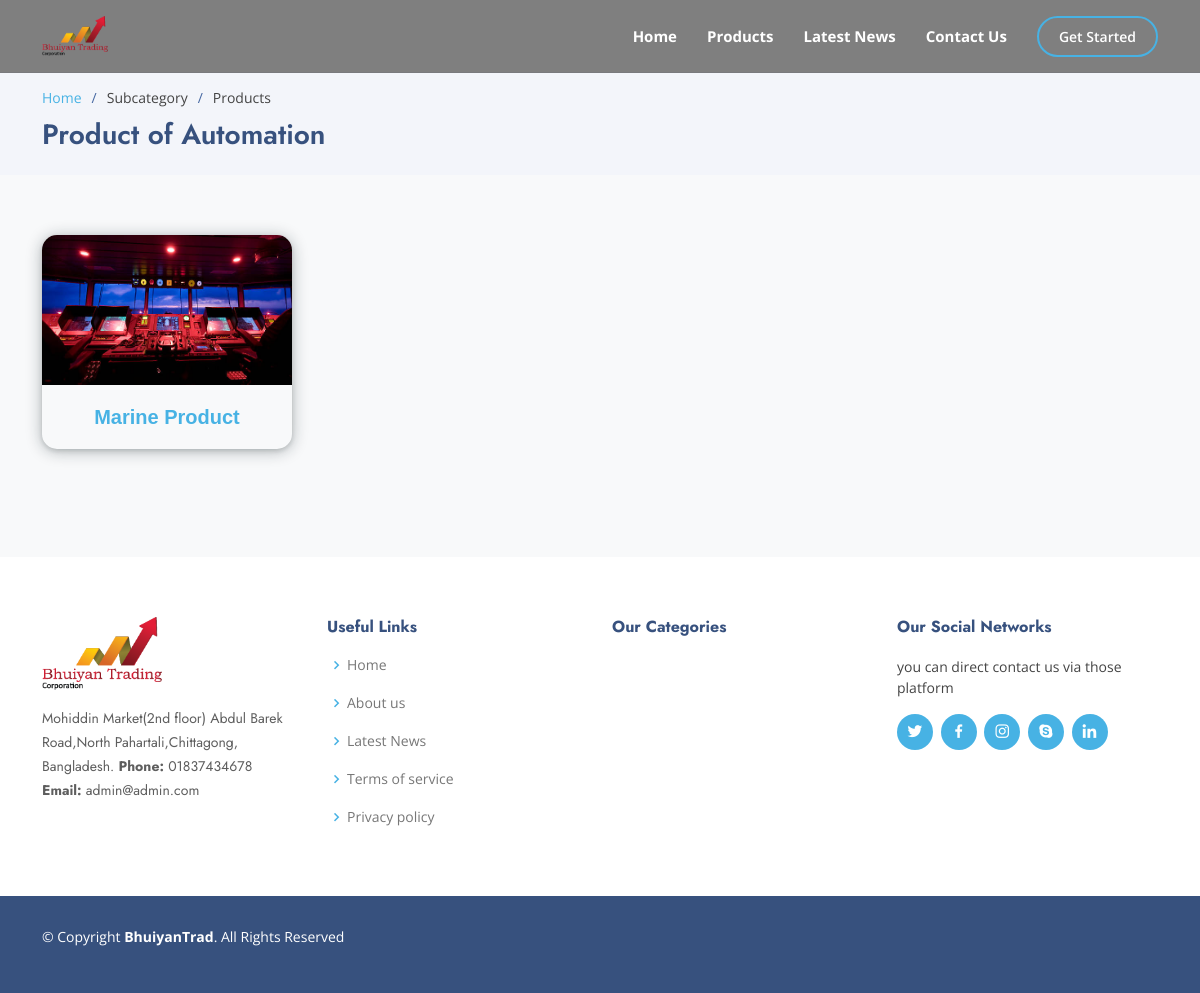
The page /subcategory/product/1 on the database as committed earlier.
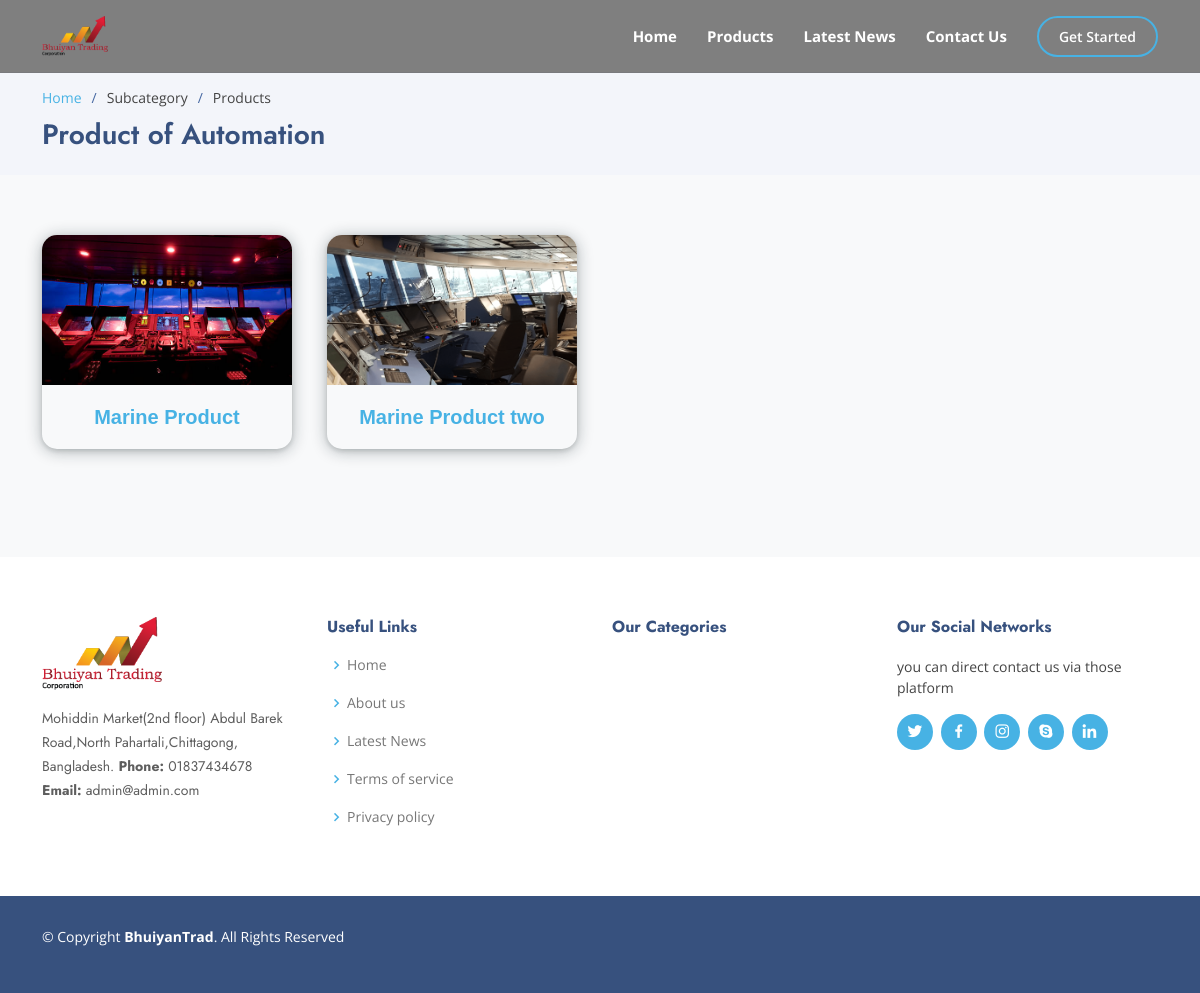
The same page on the database as committed later.
### backend/models.py (models this page shows, shortened)
class Product(models.Model):
    name = models.CharField(max_length=255)
    price = models.FloatField(blank=True, default=0)
    currency = models.CharField(max_length=25, blank=True, default="BDT")
    stock = models.IntegerField(blank=True, default=0)
    shortdesc = models.TextField(null=True, blank=True)
    productdesc = models.TextField(null=True, blank=True)
    subcategory = models.ForeignKey(Subcategory, on_delete=models.CASCADE)
    featureimage = models.ImageField(upload_to=product_path, null=False, blank=False)

### frontend/views.py (the view)
# urls.py: path('subcategory/product/<int:sub_id>', views.SubcategoryProductView, name="subcategory-product"),
def SubcategoryProductView(request, sub_id):
    settings = Settings.objects.first()
    single_subcategory = Subcategory.objects.get(category_id=sub_id)
    product = Product.objects.filter(subcategory=sub_id)
    context = {
        'settings' : settings,
        'single_subcategory' : single_subcategory,
        'product' : product
    }
    return render(request, 'subcategory-product.html', context)

### frontend/templates/subcategory-product.html
{% extends 'asset2/base.html' %} {% load static %} {% block content %}
<main id="main">
    <section id="breadcrumbs" class="breadcrumbs">
        <div class="container">
            <ol>
                <li><a href="{% url 'frontend:home' %}">Home</a></li>
                <li>Subcategory</li>
                <li>Products</li>
            </ol>
            <h2>Product of {{single_subcategory.name}}</h2>
        </div>
    </section>
    <section class="inner-page bg-light">
        <div class="container">
            <div class="row all_products">
                {% for item in product %}
                <div class="col-12 col-md-4 col-lg-3">
                    <a href="{% url 'frontend:product' item.id %}">
                        <div class="product_description">
                            <div class="img">
                                <img src="{{item.featureimage.url}}" width="250px" style="height: 150px;" class="img-fluid" alt="pr1">
                            </div>
                            <div class="product_title text-center">
                                <h3 style=" font-size: 20px; font-family: sans-serif; font-weight: 550; padding: 20px 5px; margin-bottom: 10px; " class="mb-5 ">
                                    {{item.name}}
                                </h3>
                            </div>
                        </div>
                    </a>
                </div>
                {% endfor %}
            </div>
        </div>
    </section>
</main>
{% endblock %}

Rows that differ between the two databases and show on the page:
added Product: featureimage (picture), name "Marine Product two"
